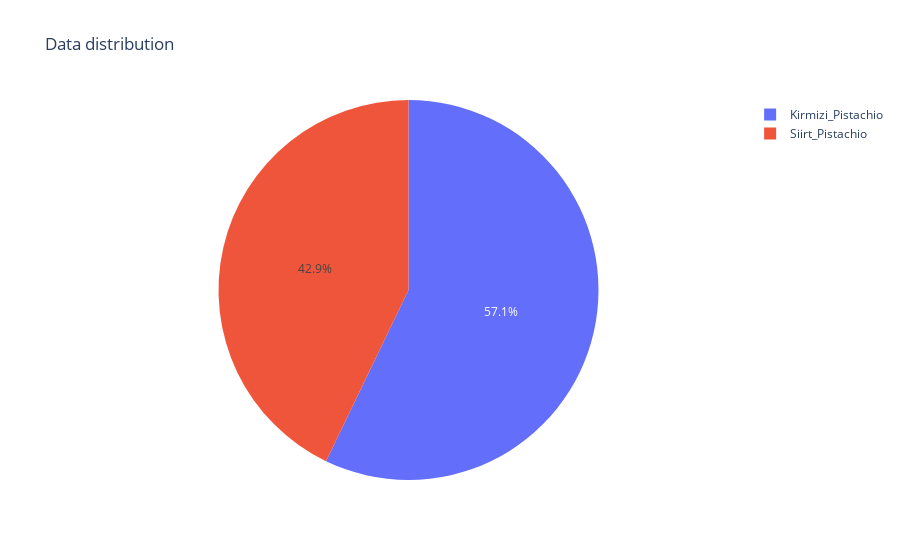

Notebook source saved alongside this figure:
### Code cell
#pie chart of test data distribution in percentage
fig = px.pie(class_id_distribution_test, values=class_id_distribution_test.values, names=class_id_distribution_test.index, title='Data distribution')
fig.show()

### Figure 1 — Plotly figure (JSON) as saved in the notebook; plotly's stock layout.template omitted (floating-point values rounded to 4 significant figures)
{"data": [{"domain": {"x": [0, 1], "y": [0, 1]}, "hovertemplate": "index=%{label}<br>value=%{value}<extra></extra>", "labels": ["Kirmizi_Pistachio", "Siirt_Pistachio"], "legendgroup": "", "name": "", "showlegend": true, "type": "pie", "values": [124, 93]}], "layout": {"legend": {"tracegroupgap": 0}, "title": {"text": "Data distribution"}}}
